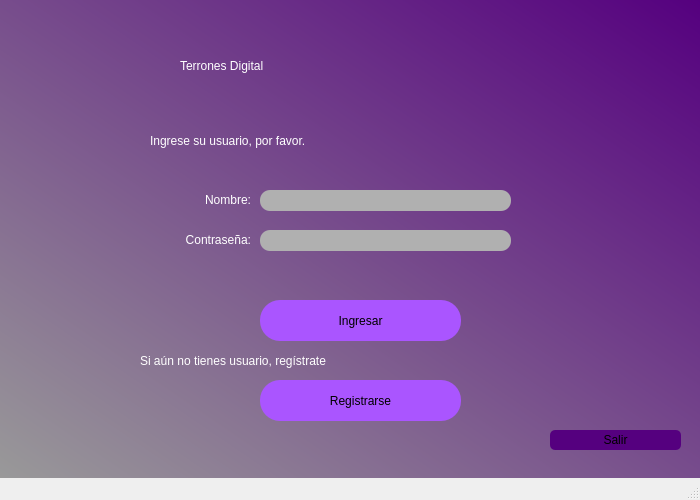
<?xml version="1.0" encoding="UTF-8"?>
<ui version="4.0">
 <class>MainWindow</class>
 <widget class="QMainWindow" name="MainWindow">
  <property name="geometry">
   <rect>
    <x>0</x>
    <y>0</y>
    <width>700</width>
    <height>500</height>
   </rect>
  </property>
  <property name="minimumSize">
   <size>
    <width>700</width>
    <height>500</height>
   </size>
  </property>
  <property name="maximumSize">
   <size>
    <width>700</width>
    <height>500</height>
   </size>
  </property>
  <property name="windowTitle">
   <string>MainWindow</string>
  </property>
  <property name="styleSheet">
   <string notr="true">QWidget#centralwidget{
background-color: qlineargradient(spread:pad, x1:1, y1:0, x2:0, y2:1, stop:0 rgba(85, 0, 127, 255), stop:1 rgba(153, 153, 153, 255));}</string>
  </property>
  <widget class="QWidget" name="centralwidget">
   <widget class="QLabel" name="label">
    <property name="geometry">
     <rect>
      <x>180</x>
      <y>30</y>
      <width>351</width>
      <height>71</height>
     </rect>
    </property>
    <property name="styleSheet">
     <string notr="true">font: 36pt &quot;MS Shell Dlg 2&quot;;
color: white;</string>
    </property>
    <property name="text">
     <string>Terrones Digital</string>
    </property>
   </widget>
   <widget class="QLabel" name="label_2">
    <property name="geometry">
     <rect>
      <x>150</x>
      <y>120</y>
      <width>351</width>
      <height>41</height>
     </rect>
    </property>
    <property name="styleSheet">
     <string notr="true">font: 16pt &quot;MS Shell Dlg 2&quot;;
color: white;</string>
    </property>
    <property name="text">
     <string>Ingrese su usuario, por favor.</string>
    </property>
   </widget>
   <widget class="QLabel" name="label_3">
    <property name="geometry">
     <rect>
      <x>170</x>
      <y>180</y>
      <width>81</width>
      <height>41</height>
     </rect>
    </property>
    <property name="styleSheet">
     <string notr="true">font: 16pt &quot;MS Shell Dlg 2&quot;;
color: white;</string>
    </property>
    <property name="text">
     <string>&lt;html&gt;&lt;head/&gt;&lt;body&gt;&lt;p align=&quot;right&quot;&gt;Nombre:&lt;/p&gt;&lt;/body&gt;&lt;/html&gt;</string>
    </property>
   </widget>
   <widget class="QLabel" name="label_4">
    <property name="geometry">
     <rect>
      <x>140</x>
      <y>220</y>
      <width>111</width>
      <height>41</height>
     </rect>
    </property>
    <property name="styleSheet">
     <string notr="true">font: 16pt &quot;MS Shell Dlg 2&quot;;
color: white;</string>
    </property>
    <property name="text">
     <string>&lt;html&gt;&lt;head/&gt;&lt;body&gt;&lt;p align=&quot;right&quot;&gt;Contraseña:&lt;/p&gt;&lt;/body&gt;&lt;/html&gt;</string>
    </property>
   </widget>
   <widget class="QLineEdit" name="lineEdit">
    <property name="geometry">
     <rect>
      <x>260</x>
      <y>190</y>
      <width>251</width>
      <height>21</height>
     </rect>
    </property>
    <property name="font">
     <font>
      <family>MS Shell Dlg 2</family>
      <pointsize>14</pointsize>
      <weight>50</weight>
      <italic>false</italic>
      <bold>false</bold>
     </font>
    </property>
    <property name="styleSheet">
     <string notr="true">border-radius:10px;
font: 14pt &quot;MS Shell Dlg 2&quot;;
background-color: rgb(176, 176, 176);</string>
    </property>
   </widget>
   <widget class="QLineEdit" name="lineEdit_2">
    <property name="geometry">
     <rect>
      <x>260</x>
      <y>230</y>
      <width>251</width>
      <height>21</height>
     </rect>
    </property>
    <property name="styleSheet">
     <string notr="true">border-radius:10px;
font: 14pt &quot;MS Shell Dlg 2&quot;;
background-color: rgb(176, 176, 176);</string>
    </property>
    <property name="echoMode">
     <enum>QLineEdit::Password</enum>
    </property>
   </widget>
   <widget class="QPushButton" name="pushButton">
    <property name="geometry">
     <rect>
      <x>260</x>
      <y>300</y>
      <width>201</width>
      <height>41</height>
     </rect>
    </property>
    <property name="cursor">
     <cursorShape>PointingHandCursor</cursorShape>
    </property>
    <property name="styleSheet">
     <string notr="true">border-radius:20px;
font: 14pt &quot;MS Shell Dlg 2&quot;;
background-color: rgb(170, 85, 255);</string>
    </property>
    <property name="text">
     <string>Ingresar</string>
    </property>
   </widget>
   <widget class="QPushButton" name="pushButton_2">
    <property name="geometry">
     <rect>
      <x>550</x>
      <y>430</y>
      <width>131</width>
      <height>20</height>
     </rect>
    </property>
    <property name="cursor">
     <cursorShape>PointingHandCursor</cursorShape>
    </property>
    <property name="styleSheet">
     <string notr="true">border-radius:5px;
background-color: rgb(85, 0, 127);</string>
    </property>
    <property name="text">
     <string>Salir</string>
    </property>
   </widget>
   <widget class="QLabel" name="label_5">
    <property name="geometry">
     <rect>
      <x>190</x>
      <y>270</y>
      <width>281</width>
      <height>21</height>
     </rect>
    </property>
    <property name="styleSheet">
     <string notr="true">font: 11pt &quot;MS Shell Dlg 2&quot;;
color: red;</string>
    </property>
    <property name="text">
     <string/>
    </property>
   </widget>
   <widget class="QPushButton" name="pushButton_3">
    <property name="geometry">
     <rect>
      <x>260</x>
      <y>380</y>
      <width>201</width>
      <height>41</height>
     </rect>
    </property>
    <property name="cursor">
     <cursorShape>PointingHandCursor</cursorShape>
    </property>
    <property name="styleSheet">
     <string notr="true">border-radius:20px;
font: 14pt &quot;MS Shell Dlg 2&quot;;
background-color: rgb(170, 85, 255);</string>
    </property>
    <property name="text">
     <string>Registrarse</string>
    </property>
   </widget>
   <widget class="QLabel" name="label_6">
    <property name="geometry">
     <rect>
      <x>140</x>
      <y>340</y>
      <width>351</width>
      <height>41</height>
     </rect>
    </property>
    <property name="styleSheet">
     <string notr="true">font: 12pt &quot;MS Shell Dlg 2&quot;;
color: white;</string>
    </property>
    <property name="text">
     <string>Si aún no tienes usuario, regístrate</string>
    </property>
   </widget>
  </widget>
  <widget class="QMenuBar" name="menubar">
   <property name="geometry">
    <rect>
     <x>0</x>
     <y>0</y>
     <width>700</width>
     <height>21</height>
    </rect>
   </property>
  </widget>
  <widget class="QStatusBar" name="statusbar"/>
 </widget>
 <resources/>
 <connections/>
</ui>
